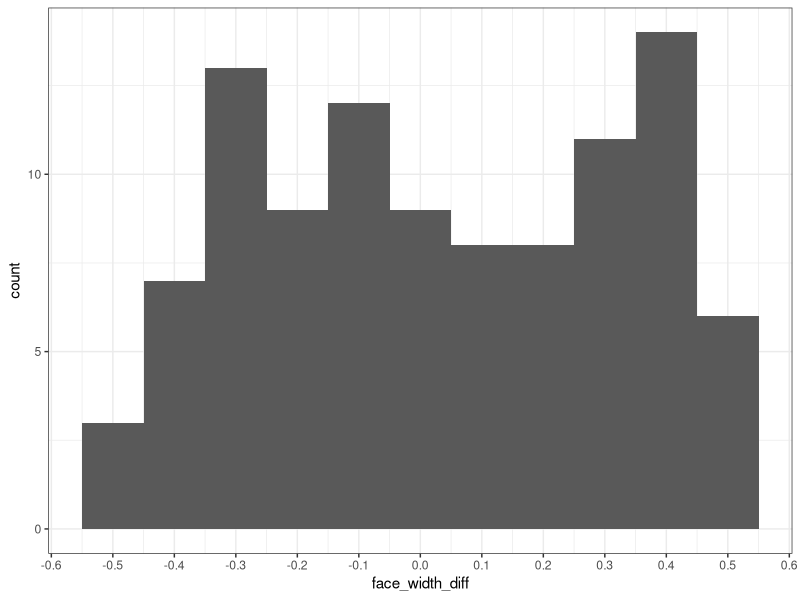
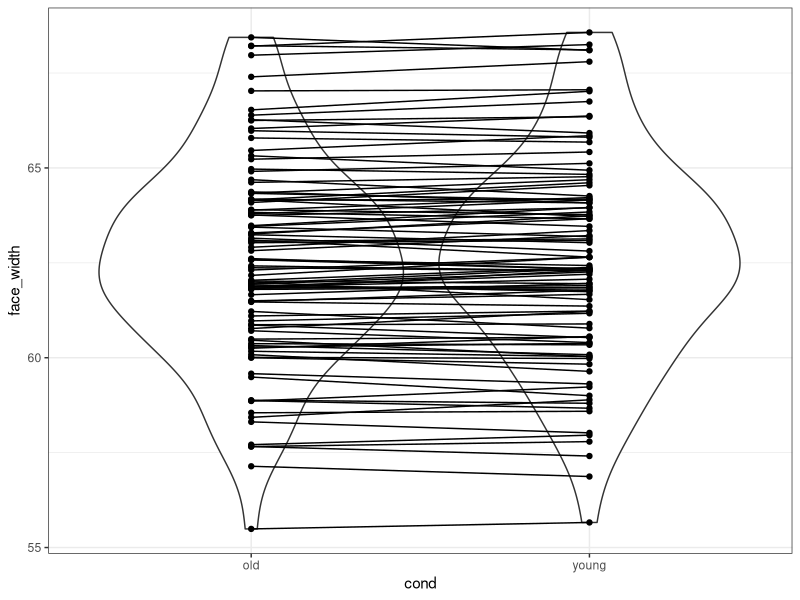

These figures' R source, in order:
## ---- chunk 1
knitr::opts_chunk$set(echo = TRUE, dev.args = list(png = list(type = "cairo")))
ggplot2::theme_set(ggplot2::theme_bw())
## ---- chunk 2
library(tidyverse)
## ---- chunk 3
stim_pool <- read_csv("stim_pool.csv")
## ---- chunk 4
stim_pool <- mutate(stim_pool, cond = case_when(age<28 ~ "young", age>50 ~ "old"))
## ---- chunk 5
count(stim_pool, cond)
## ---- chunk 6
tol <- c(-0.5, 0.5)
## ---- chunk 7
# number of stimuli we want
n_stim <- 100

# the conditions we're interested in
age_conds <- c("young", "old")

# keep track of how many matches have been found
n_found <- 0
matches <- list()

while (n_found < n_stim) {
  # 1. filter the pool to exclude items already matched
  iter_pool <- filter(stim_pool, !stim_id %in% unlist(matches))
  
  # 2. pick a cond_i item at random, and get it's data
  young_item <- iter_pool %>%
    filter(cond == "young") %>%
    slice_sample(n = 1)
  
  # 3. filter the pool to find an item suitably close to the match null
  old_item <- iter_pool %>%
    filter(
      cond == "old",
      face_width >= young_item$face_width + tol[1],
      face_width <= young_item$face_width + tol[2]
    ) %>%
    slice_sample(n = 1)
  
  # 4. if no suitable match, end the iteration...
  if (nrow(old_item) == 0) next
  
  # ...otherwise, record the match
  matches[[length(matches) + 1]] <- c(young = young_item$stim_id, old = old_item$stim_id)
  n_found <- n_found + 1
}
## ---- chunk 8
match_df <- map_df(1:length(matches), function(i) {
  tibble(
    pair_nr = i,
    young = matches[[i]]["young"],
    old = matches[[i]]["old"]
  )
})

match_df
## ---- chunk 9
stim_pool_young <- stim_pool %>%
  rename(face_width_young = face_width) %>%
  select(stim_id, face_width_young)

stim_pool_old <- stim_pool %>%
  rename(face_width_old = face_width) %>%
  select(stim_id, face_width_old)

match_df <- match_df %>%
  left_join(stim_pool_young, by=c("young" = "stim_id"))  %>%
  left_join(stim_pool_old, by=c("old" = "stim_id")) %>%
  mutate(face_width_diff = face_width_young - face_width_old)

match_df
## ---- chunk 10
match_df %>%
  ggplot(aes(face_width_diff)) +
  geom_histogram(binwidth = 0.1) +
  scale_x_continuous(n.breaks=10)
## ---- chunk 11
match_df %>%
  select(young, old, pair_nr) %>%
  pivot_longer(c(young, old), names_to="cond", values_to="stim_id") %>%
  left_join(select(stim_pool, stim_id, face_width), by="stim_id") %>%
  ggplot(aes(cond, face_width)) +
  geom_violin() +
  geom_point() +
  geom_line(aes(group = pair_nr))
